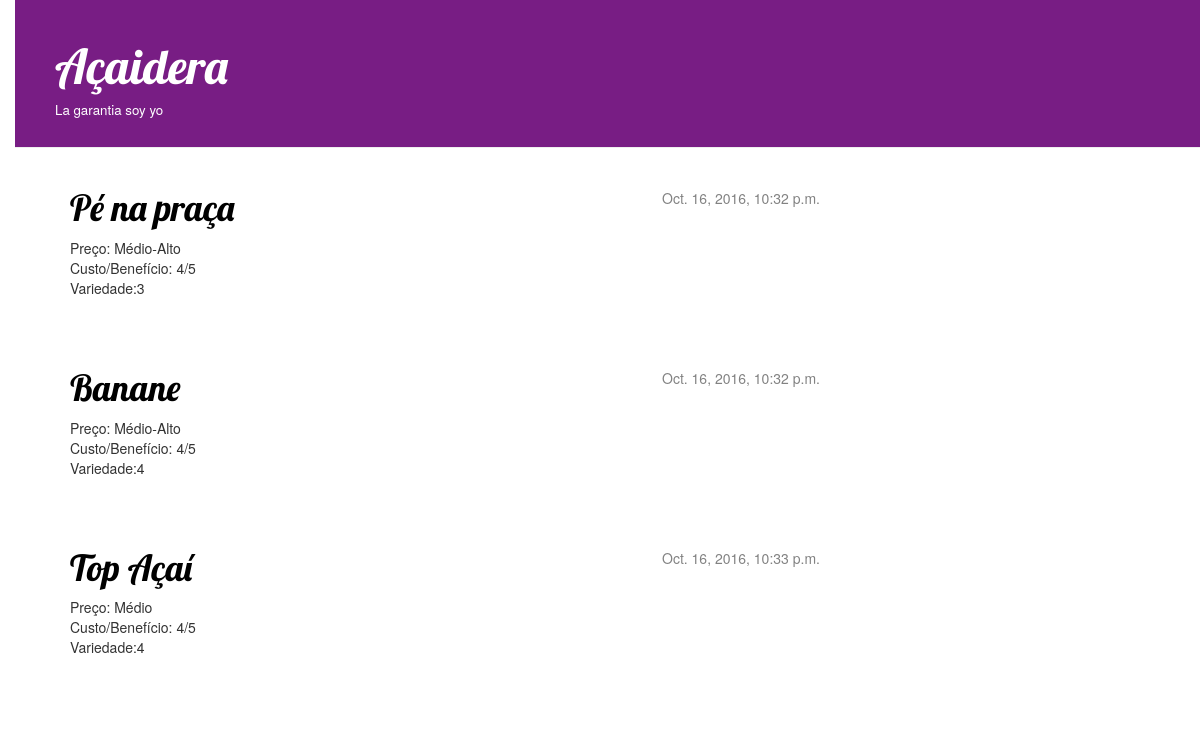
The page / on the database its author committed.
### blog/models.py (models this page shows, shortened)
class Post(models.Model):
    author = models.ForeignKey('auth.User')
    title = models.CharField(max_length=200)
    text = models.TextField()
    created_date = models.DateTimeField(
            default=timezone.now)
    published_date = models.DateTimeField(
            blank=True, null=True)

### blog/views.py (the view)
# urls.py: url(r'^$', views.post_list),
def post_list(request):
    _filter = Post.objects.filter(published_date__lte=timezone.now())
    posts = _filter.order_by('published_date')
    return render(request, 'blog/post_list.html', {'posts': posts})

### blog/templates/blog/post_list.html (shortened to what this page needs)
{% load staticfiles %}
<html>
  <head>
    <link rel="stylesheet" href="//maxcdn.bootstrapcdn.com/bootstrap/3.2.0/css/bootstrap.min.css">
    <link rel="stylesheet" href="//maxcdn.bootstrapcdn.com/bootstrap/3.2.0/css/bootstrap-theme.min.css">
    <link rel="stylesheet" href="{% static 'css/blog.css' %}">
  </head>
  <body>
    <div class="page-header">
      <h1><a href="/">Açaidera</a></h1>
      <h5>La garantia soy yo</h5>
    </div>
    <div class="content container">
    <div class="row">
        <div class="col-md-8">
            {% for post in posts %}
                <div class="post">
                    <div class="date">
                        {{ post.published_date }}
                    </div>
                    <h1><a href="">{{ post.title }}</a></h1>
                    <p>{{ post.text|linebreaksbr }}</p>
                </div>
            {% endfor %}
        </div>
    </div>
</div>
  </body>
</html>

### blog/static/css/blog.css (style rules this page uses)
h1 a { color: #781d84; font-family: 'Lobster'; }
body { padding-left: 15px; }
.page-header { background-color: #781d84; margin-top: 0; padding: 20px 20px 20px 40px; }
.page-header h1, .page-header h1 a, .page-header h1 a:visited, .page-header h1 a:active { color: #fff; font-size: 36pt; text-decoration: none; }
.page-header h5 { color: #fff; font-size: 10pt; text-decoration: none; }
.content { margin-left: 40px; }
h1, h2, h3, h4 { font-family: 'Lobster', cursive; }
.date { float: right; color: #828282; }
.post { margin-bottom: 70px; }
.post h1 a, .post h1 a:visited { color: #000000; }

### rows shown on the page
Post: published_date "Oct. 16, 2016, 10:32 p.m.", title "Pé na praça", text "Preço: Médio-Alto Custo/Benefício: 4/5 Variedade:3"
Post: published_date "Oct. 16, 2016, 10:32 p.m.", title "Banane", text "Preço: Médio-Alto Custo/Benefício: 4/5 Variedade:4"
Post: published_date "Oct. 16, 2016, 10:33 p.m.", title "Top Açaí", text "Preço: Médio Custo/Benefício: 4/5 Variedade:4"
